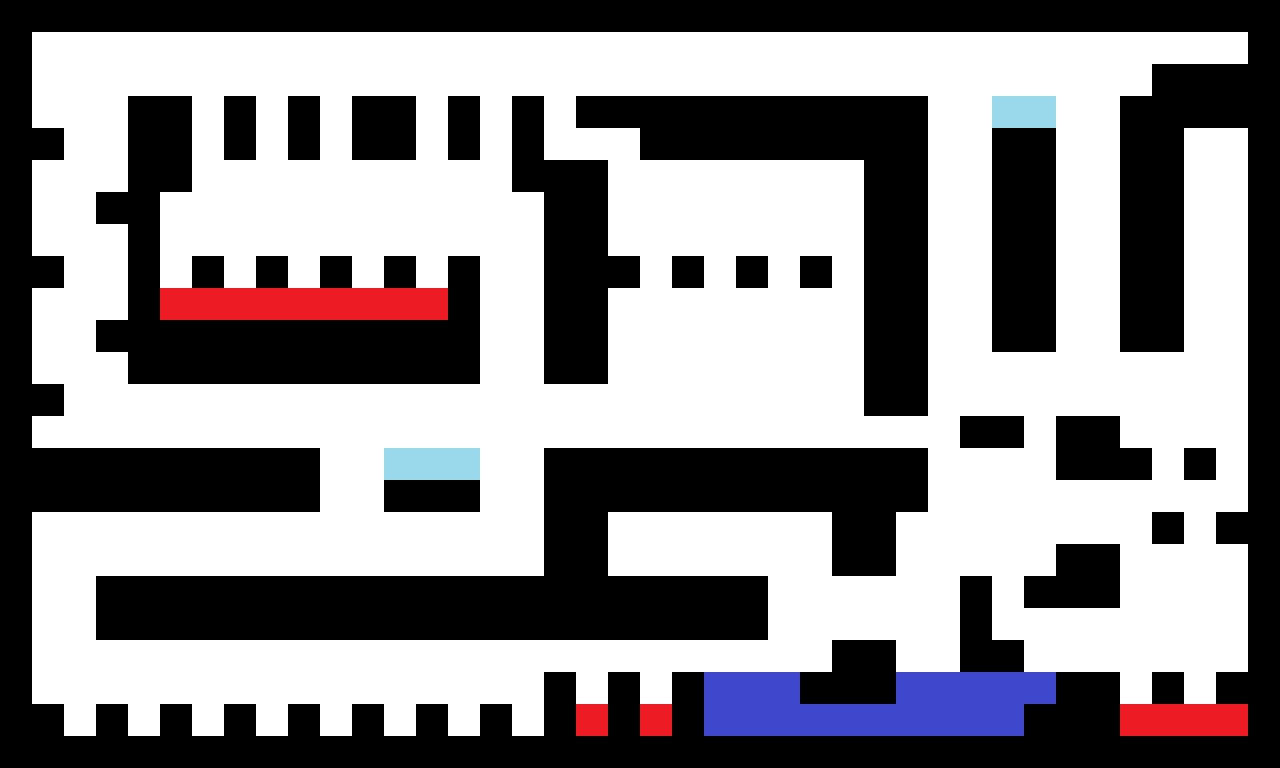

Tiled map render using the project's own tile images. Description and the map definition, with tile-layer contents summarised, below:
An orthogonal 40x24 tile map with 32x32 px tiles, 1 tile layer (Layer0) and 77 objects (start, finish).

<map version="1.0" orientation="orthogonal" width="40" height="24" tilewidth="32" tileheight="32">
 <tileset firstgid="1" name="tiles" tilewidth="32" tileheight="32">
  <image source="../images/tiles.png" width="96" height="96" />
 </tileset>
 <layer name="Layer0" width="40" height="24">
  <data>[960 cells, 960 non-empty, 5 distinct tile ids]</data>
 </layer>
 <objectgroup name="walls" width="40" height="24">
  <object x="0" y="736" width="1280" height="32" />
  <object x="0" y="0" width="1280" height="32" />
  <object x="0" y="0" width="32" height="768" />
  <object x="1248" y="0" width="32" height="768" />
  <object x="32" y="704" width="32" height="32" />
  <object x="96" y="704" width="32" height="32" />
  <object x="160" y="704" width="32" height="32" />
  <object x="224" y="704" width="32" height="32" />
  <object x="288" y="704" width="32" height="32" />
  <object x="352" y="704" width="32" height="32" />
  <object x="416" y="704" width="32" height="32" />
  <object x="480" y="704" width="32" height="32" />
  <object x="544" y="672" width="32" height="64" />
  <object x="608" y="672" width="32" height="64" />
  <object x="672" y="672" width="32" height="64" />
  <object x="832" y="640" width="64" height="64" />
  <object x="800" y="672" width="32" height="32" />
  <object x="960" y="576" width="32" height="96" />
  <object x="992" y="640" width="32" height="32" />
  <object x="1024" y="704" width="32" height="32" />
  <object x="1056" y="672" width="64" height="64" />
  <object x="1152" y="672" width="32" height="32" />
  <object x="1216" y="672" width="32" height="32" />
  <object x="96" y="576" width="672" height="64" />
  <object x="1056" y="544" width="64" height="64" />
  <object x="1024" y="576" width="32" height="32" />
  <object x="1152" y="512" width="32" height="32" />
  <object x="1216" y="512" width="32" height="32" />
  <object x="1184" y="448" width="32" height="32" />
  <object x="1056" y="416" width="64" height="64" />
  <object x="1120" y="448" width="32" height="32" />
  <object x="960" y="416" width="64" height="32" />
  <object x="384" y="448" width="96" height="64" />
  <object x="32" y="448" width="288" height="64" />
  <object x="32" y="384" width="32" height="32" />
  <object x="32" y="256" width="32" height="32" />
  <object x="32" y="128" width="32" height="32" />
  <object x="128" y="96" width="64" height="96" />
  <object x="96" y="192" width="32" height="32" />
  <object x="128" y="192" width="32" height="192" />
  <object x="96" y="320" width="32" height="32" />
  <object x="160" y="320" width="288" height="64" />
  <object x="448" y="256" width="32" height="128" />
  <object x="384" y="256" width="32" height="32" />
  <object x="320" y="256" width="32" height="32" />
  <object x="256" y="256" width="32" height="32" />
  <object x="192" y="256" width="32" height="32" />
  <object x="224" y="96" width="32" height="64" />
  <object x="288" y="96" width="32" height="64" />
  <object x="352" y="96" width="64" height="64" />
  <object x="448" y="96" width="32" height="64" />
  <object x="512" y="96" width="32" height="96" />
  <object x="544" y="160" width="64" height="224" />
  <object x="608" y="256" width="32" height="32" />
  <object x="672" y="256" width="32" height="32" />
  <object x="736" y="256" width="32" height="32" />
  <object x="800" y="256" width="32" height="32" />
  <object x="864" y="96" width="64" height="320" />
  <object x="640" y="96" width="224" height="64" />
  <object x="576" y="96" width="64" height="32" />
  <object x="992" y="96" width="64" height="256" />
  <object x="1120" y="96" width="32" height="256" />
  <object x="1152" y="64" width="96" height="32" />
  <object x="1152" y="96" width="32" height="256" />
  <object x="1184" y="96" width="64" height="32" />
  <object x="832" y="512" width="64" height="64" />
  <object x="544" y="448" width="64" height="128" />
  <object x="608" y="448" width="320" height="64" />
 </objectgroup>
 <objectgroup name="coins" width="40" height="24">
  <object x="96" y="544" width="32" height="32" />
  <object x="608" y="512" width="32" height="32" />
  <object x="832" y="160" width="32" height="32" />
  <object x="192" y="224" width="32" height="32" />
  <object x="1216" y="640" width="32" height="32" />
  <object x="1216" y="128" width="32" height="32" />
  <object x="32" y="32" width="32" height="32" />
 </objectgroup>
 <objectgroup name="portals" width="40" height="24" visible="0">
  <object name="start" x="32" y="576" width="32" height="32" />
  <object name="finish" x="1216" y="32" width="32" height="32" />
 </objectgroup>
</map>